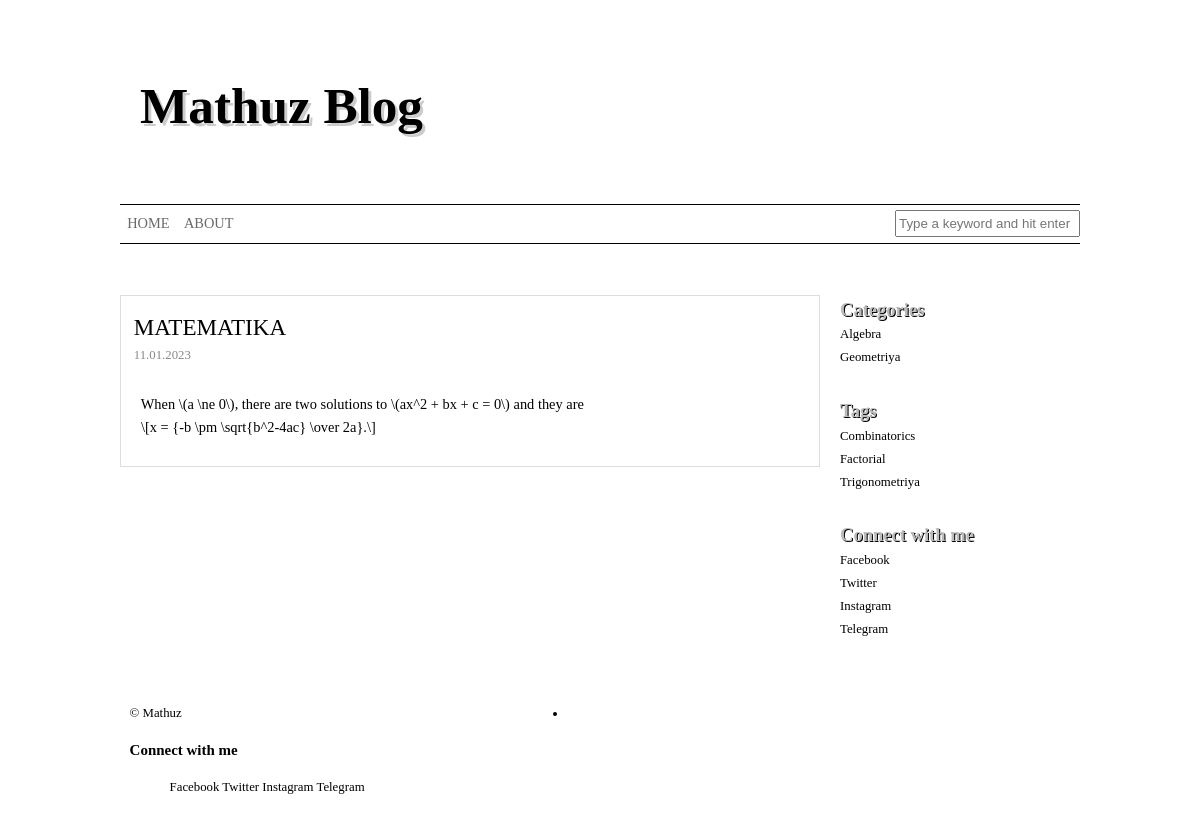
Screenshot of /post/detail/3/ with the database file from the repository.
### blogs/models.py (models this page shows, shortened)
class Post(models.Model):
    category = models.ForeignKey(Category, on_delete=models.CASCADE, null=True, blank=True)
    title = models.CharField(max_length=121)
    content = models.TextField()
    tag = models.ManyToManyField(Tag, )
    created_at = models.DateTimeField(auto_now_add=True)

class Category(models.Model):
    title = models.CharField(max_length=121)
    class Meta:
        verbose_name = "Category"
        verbose_name_plural = "Categories"
        ordering = ['id']

class Tag(models.Model):
    title = models.CharField(max_length=121)

### blogs/views.py (the view)
# urls.py: path('post/detail/<int:pk>/', post_detail, name='post-detail'),
def post_detail(request, pk):
    post = Post.objects.get(id=pk)
    categories = Category.objects.all()
    tags = Tag.objects.all()
    context = {
        "post": post,
        "categories": categories,
        "tags": tags,
    }
    return render(request, 'post_detail.html', context)

### templates/post_detail.html (shortened to what this page needs)
<!DOCTYPE html>
{% load static %}
{% load mathjax %}
<html lang="en">
<head>
    <link rel="stylesheet" href="{% static 'main.css' %}">
</head>
<body>
    <div id="wrapper">
        <header>
            <hgroup>
                <h1 class="site-title"><a href="/">Mathuz Blog</a></h1>
            </hgroup>
        </header>
        <nav>
            <ul class="main-nav">
                <li><a href="/">Home</a></li>
                <li><a href="{% url 'about-me' %}">About</a></li>
                <form action="{% url 'post-list' %}" method="get" class="search-form" style="text-align: right;">
                    <div class="form-group">
                        <input type="text" name="q" style="right: auto; margin-top: 5px; margin-bottom: 3px;"
                            class="form-control" id="s" placeholder="Type a keyword and hit enter">
                    </div>
                </form>
            </ul>
        </nav>
        <section class="content">
            <article class="post">
                <h1 class="post-title">{{ post.title }}</h1>
                <div class="entry post-meta">
                    <span class="post-date">{{ post.created_at|date:'d.m.Y' }}</span>
                </div>
                <div class="entry post-content">
                    <p>
                        {{ post.content|safe }}
                    </p>
                </div>
            </article>
        </section>
        <aside class="sidebar">
            <ul class="widget-sidebar">
                <li class="widget widget_categories">
                    <h3 class="widget-title">Categories</h3>
                    <ul>
                        {% for i in categories %}
                        <li><a href="{% url 'post-list' %}?category={{ i.title }}">{{ i.title }}</a></li>
                        {% endfor %}
                    </ul>
                </li>
                <li class="widget widget_categories">
                    <h3 class="widget-title">Tags</h3>
                    <ul>
                        {% for i in tags %}
                        <li><a href="{% url 'post-list' %}?tag={{ i.title }}">{{ i.title }}</a></li>
                        {% endfor %}
                    </ul>
                </li>
                <li class="widget widget_categories">
                    <h3 class="widget-title">Connect with me</h3>
                    <ul>
                        <li><a href="#">Facebook</a></li>
                        <li><a href="#">Twitter</a></li>
                        <li><a href="#">Instagram</a></li>
                        <li><a href="#">Telegram</a></li>
                    </ul>
                </li>
            </ul>
        </aside>
        <footer>
            <div class="footer-left">&copy; Mathuz </div>
            <li class="widget widget_categories">
                <h3 class="widget-title">Connect with me</h3>
                <ol>
                    <a href="#">Facebook</a>
                    <a href="#">Twitter</a>
                    <a href="#">Instagram</a>
                    <a href="#">Telegram</a>
                </ol>
            </li>
        </footer>
    </div>
</body>
</html>

### static/main.css (style rules this page uses)
*, html { line-height: 1.6em; }
.sidebar a, article a, header a, footer a { color: #000;text-decoration:none; }
header a { text-decoration: none; text-align:center;color#000;text-shadow: 3px 3px #ccc; }
#wrapper { font-size: 0.8em; max-width: 960px; margin: 0 auto; }
header { padding: 1em 0; margin: 0px auto; float: left; max-width: 95%; }
header hgroup { width: 100%; font-weight:normal; color:#000; font-family:"Pacifico",tahoma,serif; text-align:center; font-size:2em; padding:10px; }
nav { display: block; margin: 0 0 4em; padding: 0px; float: left; width: 100%; background-color: #fff; color:#000; border-top: thin solid !important; border-bottom: thin solid; }
nav ul { padding: 0; list-style: none; position: relative; display: inline-table; z-index: 9999; margin: 0px; float: left; width: 100%; }
nav ul:after { content: ""; clear: both; display: block; }
nav ul li { float: left; }
nav ul li a { display: block; padding: 0.5em; font-size: 1.125em; color: #6B6868; text-decoration: none; margin: 0px; background-color: #fff; text-transform:uppercase; font-family:tahoma,serif; }
nav ul li:last-of-type a { border-right: none; }
section.content { width: 70%; float:left; }
.content article { width:100%; float:left; padding:1em; margin: 0 0 1em; border: 1px solid #ddd; }
article .entry { clear:both; padding: 0 0 1em; }
h1.post-title { font-family:'pacifico'; font-size: 1.8em; margin:0; padding:0;text-decoration: none;font-weight: normal;text-transform: uppercase; }
.entry.post-meta { color: #888; }
.entry.post-meta span { padding: 0 1em 0 0; }
.entry.post-content { font-size: 1.125em; margin:0; padding:0; }
aside.sidebar { width: 25%; float:right; }
aside.sidebar ul { width:100%; margin: 0px; padding: 0px; float: left; list-style: none; }
aside.sidebar ul li { width:100%; margin: 0px 0px 2em; padding: 0px; float: left; list-style: none; }
aside.sidebar ul li ul li { margin: 0px 0px 0.2em; padding: 0px; }
aside.sidebar ul li h3.widget-title { width:100%; margin: 0px; padding: 0px; float: left; font-size: 1.45em; color:#BBBBBB; font-family:pacifico,tahoma,serif; text-shadow: 1px 1px #000; }
aside.sidebar a { text-decoration:none; }
footer { width: 98%; float:left; padding: 1%; background-color: white; margin-top: 2em; }
footer .footer-left { width: 45%; float:left; text-align:left; }

### rows the page displays
Post: title "MATEMATIKA", created_at "11.01.2023", content "When \\(a \\ne 0\\), there are two solutions to \\(ax^2 + bx + c = 0\\) and they are \\[x = {-b \\pm \\sqrt{b^2-4ac} \\over 2a}.\\]"
Category: title "Algebra"
Category: title "Geometriya"
Tag: title "Combinatorics"
Tag: title "Factorial"
Tag: title "Trigonometriya"
